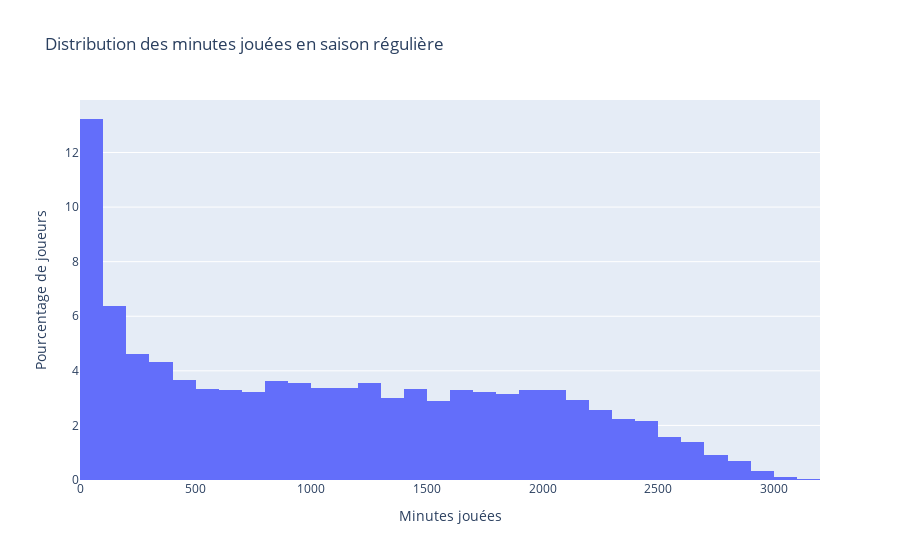

The cell this chart's notebook holds for it:
### Markdown cell above
### Comment est la distribution des minutes jouées?

### Code cell
fig = px.histogram(x=rs_df['MIN'], histnorm='percent', nbins=50, title='Distribution des minutes jouées en saison régulière')
fig.update_layout(xaxis_title='Minutes jouées', yaxis_title='Pourcentage de joueurs')
fig.show()

### Figure 1 — Plotly figure (JSON) as saved in the notebook; plotly's stock layout.template omitted (floating-point values rounded to 4 significant figures; data arrays with more than 128 entries replaced by an {"elided": "..."} marker saying what was removed)
{"data": [{"alignmentgroup": "True", "bingroup": "x", "histnorm": "percent", "hovertemplate": "x=%{x}<br>percent=%{y}<extra></extra>", "legendgroup": "", "marker": {"color": "#636efa", "pattern": {"shape": ""}}, "name": "", "nbinsx": 50, "offsetgroup": "", "orientation": "v", "showlegend": false, "type": "histogram", "x": {"elided": "5791 int values"}, "xaxis": "x", "yaxis": "y"}], "layout": {"barmode": "relative", "legend": {"tracegroupgap": 0}, "title": {"text": "Distribution des minutes jouées en saison régulière"}, "xaxis": {"anchor": "y", "domain": [0, 1], "title": {"text": "Minutes jouées"}}, "yaxis": {"anchor": "x", "domain": [0, 1], "title": {"text": "Pourcentage de joueurs"}}}}
